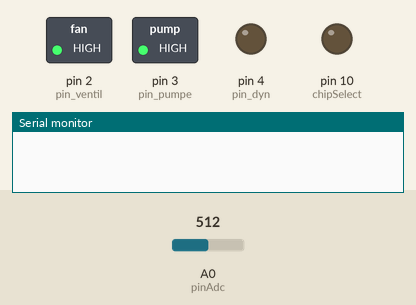
Simulated run of this sketch. Board: Arduino Uno, built with avr-gcc and run on an emulated ATmega328P. Parts: switched loads named in the sketch (green lamp = pin HIGH), output pins drawn as LEDs (lit = HIGH), the last lines printed to the serial monitor. The test bench sets the inputs (shaded band); at power-on: A0 (pinAdc) = 512. The local clock reads 2024-03-15 10:24:30 at power-on unless the sketch sets it; storage starts empty.

Above: at 0.1 s.
At 1.1 s:
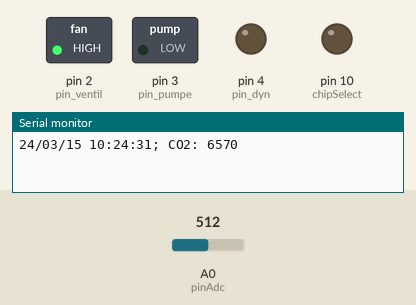
At 30.3 s:
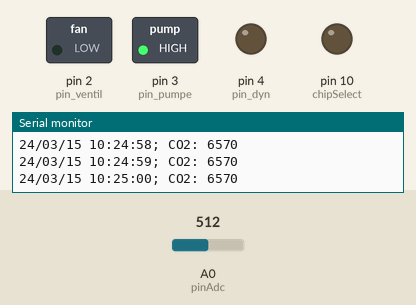
Timing chart, 0 to 31.8 s (numbered marks = the images above):
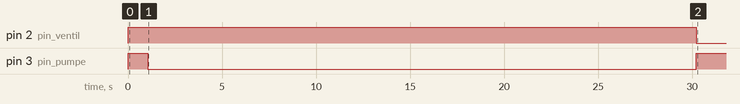

Measured:
- by itself, pin 2 (pin_ventil): HIGH → LOW at 30.2 s
- by itself, pin 3 (pin_pumpe): HIGH → LOW at 1.0 s, → HIGH 29.2 s later

The sketch:

injektion_relais_manuell.ino
```cpp
// Load needed packages -----------------------------------------------------------------------
#include "RTClib.h" //Time
#include "SdFat.h" //SD-card
#include "SPI.h" //needed by SD library


// Create needed variables --------------------------------------------------------------------

// measurement intevall ------------------------------------------------
int intervall_s = 1;
int intervall_min = 0;
//wieviele Minuten soll das Ventil geöffnet werden
int ventil_mins = 6;

//Time
RTC_DS1307 rtc; //Defines the real Time Object


//Pins---------------------------------------
const float VRefer = 5;       // voltage of adc reference
const int pinAdc   = A0;
const int pin_ventil = 2;
const int pin_pumpe = 3;
const int pin_dyn = 4;

//SD variables---------------------------------------------------
SdFat sd;
const int chipSelect = 10; //Select the pin the SD card uses for communication
  //if Pin 10 is used for something else the SD library will not work
SdFile file; //Variable for the logging of data
char filename[] = "yymmdd.TXT";
char date_char[] = "yy/mm/dd HH:MM:SS";

//Variable for USB connection
#define ECHO_TO_SERIAL 1 //check if Arduino is connected via USB (aka to a PC)
  //if False the lines regarding the Serial Monitor are not executed
unsigned int baudrate = 38400;


// Setup ----------------------------------------------------------------------
void setup(){
 // datetime -----------------------------------

   if (! rtc.begin()) {
    Serial.println("Couldn't find RTC");
    while (1);
  }

  if (! rtc.isrunning()) {
//    Uhrzeit einmalig adjusten dann auskommentieren
//    rtc.adjust(DateTime(F(__DATE__), F(__TIME__)));
  }

//output pins
  //pinMode(chipSelect, OUTPUT); //Reserve pin 10 (chip select) as an output, dont use it for other parts of circuit
  pinMode(chipSelect, OUTPUT);
  pinMode(pin_ventil, OUTPUT);
  pinMode(pin_pumpe, OUTPUT);
  pinMode(pin_dyn, OUTPUT);

  digitalWrite(pin_ventil,HIGH);
  digitalWrite(pin_pumpe,HIGH);
  digitalWrite(pin_dyn,LOW);
//SD -------------------------------------------------------
   #if ECHO_TO_SERIAL //if USB connection exists do the following:
   Serial.begin(baudrate); //Activate Serial Monitor
   #endif ECHO_TO_SERIAL
}

// loop -----------------------------------------------------
void loop(){
  //initialisieren SD-------------------------------------
  if(sd.begin(chipSelect, SPI_HALF_SPEED)){

  get_filename();
  write_header();

  //open file
  if(file.open(filename, O_WRITE | O_APPEND)){

   // time -------------------------------------
  SdFile::dateTimeCallback(dateTime); //Update the timestamp of the logging file

    DateTime now1 = rtc.now(); //Get the current time

    // Warten--------------------------------------------------------------
    if(intervall_min > 0){
    long pause = 1000L*60L*(intervall_min) - now1.second()*1000L - 2*1000L;
    delay(pause);
    }
    if(intervall_s > 0){
      long pause = 1000L*intervall_s;
      if(pause > 0){
      delay(pause);
      }
    }
    DateTime now = rtc.now(); //Get the current time
    sprintf(date_char,"%02d/%02d/%02d %02d:%02d:%02d", now.year() % 100, now.month(), now.day(),  now.hour(), now.minute(), now.second());

    // relais 1 off and on times ---------------------------------------------
    if( now.minute() % ventil_mins != 0){
      digitalWrite(pin_ventil,LOW);
    }else{
      digitalWrite(pin_ventil,HIGH);
    }
    // relais 2 off and on time
  if(now.minute() % ventil_mins == 0){
      digitalWrite(pin_pumpe,LOW);
    }else{
      digitalWrite(pin_pumpe,HIGH);
    }

    //Datum print---------------------------------------------------------------
    file.println("");
    file.print(date_char);
    file.print(";");
    //file.flush();

  #if ECHO_TO_SERIAL
    Serial.println("");
    Serial.print(date_char);
    Serial.print(";");
    #endif ECHO_TO_SERIAL


    // read CO2 Anaolog signal---------------------------------------------------
    float CO2 = readCO2();


   //signal an PC console ------------------------------------------
   #if ECHO_TO_SERIAL
    Serial.print(" CO2: ");
    Serial.print(CO2,0);
  #endif ECHO_TO_SERIAL


  //Werte in logfile schreiben ------------------------------------------
    file.print(CO2, 0);
    file.close();

  }
  }
}


//functions---------------------------------------------------------------------------------------------


// Function to set the timestamp of the DataFile that was created on the SD card -------------
void dateTime(uint16_t* date, uint16_t* time) {
  DateTime now = rtc.now();

  //return date using FAT_DATE macro to format fields
  *date = FAT_DATE(now.year(), now.month(), now.day());

  //return time using FAT_TIME macro to format fields
  *time = FAT_TIME(now.hour(), now.minute(), now.second());
}


void get_filename(){

DateTime now = rtc.now();

filename[0] = (now.year()/10)%10 + '0'; //To get 3rd digit from year()
filename[1] = now.year()%10 + '0'; //To get 4th digit from year()
filename[2] = now.month()/10 + '0'; //To get 1st digit from month()
filename[3] = now.month()%10 + '0'; //To get 2nd digit from month()
filename[4] = now.day()/10 + '0'; //To get 1st digit from day()
filename[5] = now.day()%10 + '0'; //To get 2nd digit from day()
//filename[6] = now.hour()/12 + '0'; //To get 1st digit from day()
//filename[7] = now.hour()%10 + '0'; //To get 2nd digit from day()

}

void write_header() {
  if(!sd.exists(filename)){
    file.open(filename, O_WRITE | O_CREAT | O_EXCL | O_APPEND);

    file.print("date; CO2_ppm");
    file.close();
  }
}

//Functionen um CO2 Messewerte analog zu lesen
float readVout()
{
    long sum = 0;
    for(int i=0; i<32; i++)
    {
        sum += analogRead(pinAdc);
    }
    // >>= bitshift nach rechts entspricht eine division durch 2^x also in diesem fall 2^5 also 32
    sum >>= 5;
    //Analog to Digital Converter (ADC): Analog V measured = ADC reading * System Voltage (5V) / Resolution of ADC (10 bits = 2^10 also 1023)
    float MeasuredVout = sum * (VRefer / 1023.0);


    return MeasuredVout;
}

float readCO2()
{
    // Vout samples are with reference to 3.3V
    float Vout = readVout();

    // umrechnung in ppm
    float Concentration = ((Vout - 0.4) / 1.6) * 5000;
    return Concentration;
}
```
